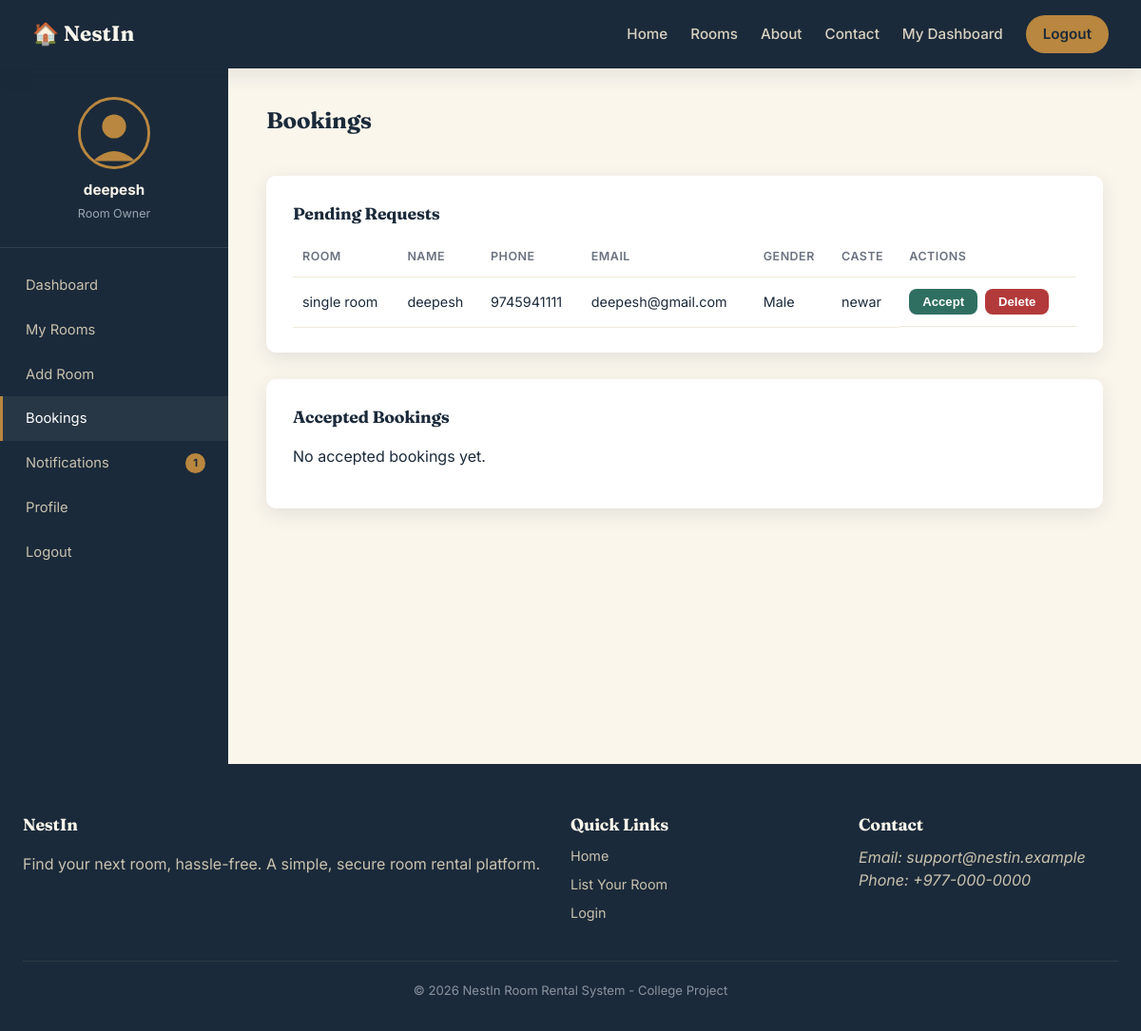
The app's page /owner/bookings (signed in) with its own data.
### models/user.py (models this page shows, shortened)
class User(UserMixin, db.Model):
    __tablename__ = "users"
    id = db.Column(db.Integer, primary_key=True)
    role = db.Column(db.String(20), nullable=False, default="owner")  # 'admin' or 'owner'
    full_name = db.Column(db.String(120), nullable=False)
    email = db.Column(db.String(150), unique=True, nullable=False)
    username = db.Column(db.String(80), unique=True, nullable=False)
    password_hash = db.Column(db.String(255), nullable=False)
    phone = db.Column(db.String(20))
    location = db.Column(db.String(150))
    house_number = db.Column(db.String(50))
    profile_pic = db.Column(db.String(255), default="default.svg")
    status = db.Column(db.String(20), default="approved")  # 'pending', 'approved', 'rejected'
    created_at = db.Column(db.DateTime, default=datetime.utcnow)
    rooms = db.relationship("Room", backref="owner", lazy=True, cascade="all, delete-orphan")
    @property
    def is_admin(self):
        return self.role == "admin"
    @property
    def is_owner(self):
        return self.role == "owner"

### models/booking.py (models this page shows, shortened)
class Booking(db.Model):
    __tablename__ = "bookings"
    id = db.Column(db.Integer, primary_key=True)
    room_id = db.Column(db.Integer, db.ForeignKey("rooms.id"), nullable=False)
    full_name = db.Column(db.String(120), nullable=False)
    phone = db.Column(db.String(20), nullable=False)
    email = db.Column(db.String(150), nullable=False)
    gender = db.Column(db.String(20))
    caste = db.Column(db.String(80))
    status = db.Column(db.String(20), default="pending")  # 'pending', 'accepted'
    created_at = db.Column(db.DateTime, default=datetime.utcnow)

### models/room.py (models this page shows, shortened)
class Room(db.Model):
    __tablename__ = "rooms"
    id = db.Column(db.Integer, primary_key=True)
    owner_id = db.Column(db.Integer, db.ForeignKey("users.id"), nullable=False)
    title = db.Column(db.String(150), nullable=False)
    description = db.Column(db.Text, nullable=False)
    price = db.Column(db.Float, nullable=False)
    location = db.Column(db.String(150), nullable=False)
    is_available = db.Column(db.Boolean, default=True)
    status = db.Column(db.String(20), default="pending")  # 'pending', 'approved', 'rejected'
    created_at = db.Column(db.DateTime, default=datetime.utcnow)
    images = db.relationship("RoomImage", backref="room", lazy=True, cascade="all, delete-orphan")
    bookings = db.relationship("Booking", backref="room", lazy=True, cascade="all, delete-orphan")

### routes/owner.py (the view)
@owner_bp.route("/bookings")
@login_required
@owner_required
def bookings():
    room_ids = [r.id for r in Room.query.filter_by(owner_id=current_user.id).all()]
    pending_bookings = (
        Booking.query.filter(Booking.room_id.in_(room_ids), Booking.status == "pending")
        .order_by(Booking.created_at.desc()).all() if room_ids else []
    )
    accepted_bookings = (
        Booking.query.filter(Booking.room_id.in_(room_ids), Booking.status == "accepted")
        .order_by(Booking.created_at.desc()).all() if room_ids else []
    )
    return render_template("owner/bookings.html", pending_bookings=pending_bookings, accepted_bookings=accepted_bookings)

### routes/owner.py (called while the page is built)
def owner_required(view_func):
    @wraps(view_func)
    def wrapped(*args, **kwargs):
        if not current_user.is_authenticated or not current_user.is_owner:
            flash("Room Owner access required.", "danger")
            return redirect(url_for("auth.login"))
        return view_func(*args, **kwargs)
    return wrapped

### routes/public.py (called while the page is built)
@public_bp.before_app_request
def track_visitor():
    if request.endpoint in ("public.home",):
        log_visit()

### templates/owner/bookings.html (shortened to what this page needs)
{% extends "owner/_layout.html" %}
{% set active_page = "bookings" %}
{% block dash_content %}
<div class="dash-header"><h2>Bookings</h2></div>
<div class="panel">
    <h3>Pending Requests</h3>
    {% if pending_bookings %}
    <table>
        <thead><tr><th>Room</th><th>Name</th><th>Phone</th><th>Email</th><th>Gender</th><th>Caste</th><th>Actions</th></tr></thead>
        <tbody>
        {% for booking in pending_bookings %}
            <tr>
                <td>{{ booking.room.title }}</td>
                <td>{{ booking.full_name }}</td>
                <td>{{ booking.phone }}</td>
                <td>{{ booking.email }}</td>
                <td>{{ booking.gender or "-" }}</td>
                <td>{{ booking.caste or "-" }}</td>
                <td class="table-actions">
                    <form method="post" action="{{ url_for('owner.accept_booking', booking_id=booking.id) }}">
                        <button type="submit" class="btn btn-sm btn-teal">Accept</button>
                    </form>
                    <form method="post" action="{{ url_for('owner.delete_booking', booking_id=booking.id) }}" onsubmit="return confirm('Delete this booking request?');">
                        <button type="submit" class="btn btn-sm btn-danger">Delete</button>
                    </form>
                </td>
            </tr>
        {% endfor %}
        </tbody>
    </table>
    {% else %}
    <p>No pending booking requests.</p>
    {% endif %}
</div>
<div class="panel">
    <h3>Accepted Bookings</h3>
    {% if accepted_bookings %}
    <table>
        <thead><tr><th>Room</th><th>Name</th><th>Phone</th><th>Email</th><th>Gender</th><th>Caste</th></tr></thead>
        <tbody>
        {% for booking in accepted_bookings %}
            <tr>
                <td>{{ booking.room.title }}</td>
                <td>{{ booking.full_name }}</td>
                <td>{{ booking.phone }}</td>
                <td>{{ booking.email }}</td>
                <td>{{ booking.gender or "-" }}</td>
                <td>{{ booking.caste or "-" }}</td>
            </tr>
        {% endfor %}
        </tbody>
    </table>
    {% else %}
    <p>No accepted bookings yet.</p>
    {% endif %}
</div>
{% endblock %}

### templates/owner/_layout.html
{% extends "base.html" %}
{% block content %}
<div class="dash-wrap">
    <aside class="dash-sidebar">
        <div class="dash-profile">
            <img src="{{ url_for('public.profile_pic', filename=current_user.profile_pic) }}" class="avatar-circle" alt="{{ current_user.full_name }}">
            <strong>{{ current_user.full_name }}</strong>
            <span>Room Owner</span>
        </div>
        <nav class="dash-nav">
            <a href="{{ url_for('owner.dashboard') }}" class="{{ 'active' if active_page == 'dashboard' }}">Dashboard</a>
            <a href="{{ url_for('owner.rooms') }}" class="{{ 'active' if active_page == 'rooms' }}">My Rooms</a>
            <a href="{{ url_for('owner.add_room') }}" class="{{ 'active' if active_page == 'add_room' }}">Add Room</a>
            <a href="{{ url_for('owner.bookings') }}" class="{{ 'active' if active_page == 'bookings' }}">Bookings</a>
            <a href="{{ url_for('owner.notifications') }}" class="{{ 'active' if active_page == 'notifications' }}">
                Notifications {% if unread_notifications %}<span class="badge">{{ unread_notifications }}</span>{% endif %}
            </a>
            <a href="{{ url_for('owner.profile') }}" class="{{ 'active' if active_page == 'profile' }}">Profile</a>
            <a href="{{ url_for('auth.logout') }}">Logout</a>
        </nav>
    </aside>
    <div class="dash-content">
        {% block dash_content %}{% endblock %}
    </div>
</div>
{% endblock %}

### static/css/style.css (style rules this page uses)
:root { --ink: #1B2A3A; --ink-soft: #2C3E52; --sand: #F3EBDA; --sand-light: #FAF6EC; --brass: #B9873F; --brass-dark: #96692C; --teal: #2F6F62; --danger: #B33A3A; --success: #2F6F62; --warning: #B9873F; --info: #3A6EA5; --white: #FFFFFF; --radius: 10px; --shadow: 0 6px 20px rgba(27, 42, 58, 0.10); --shadow-lg: 0 14px 40px rgba(27, 42, 58, 0.18); }
* { box-sizing: border-box; }
body { margin: 0; font-family: 'Inter', sans-serif; color: var(--ink); background: var(--sand-light); line-height: 1.55; }
h1, h2, h3, h4 { font-family: 'Fraunces', serif; color: var(--ink); margin: 0 0 0.5em 0; letter-spacing: -0.01em; }
a { color: inherit; text-decoration: none; }
img { max-width: 100%; display: block; }
.btn { display: inline-block; padding: 10px 20px; border-radius: 8px; font-weight: 600; font-size: 0.9rem; border: none; cursor: pointer; text-align: center; transition: opacity 0.15s ease; }
.btn-danger { background: var(--danger); color: var(--white); }
.btn-teal { background: var(--teal); color: var(--white); }
.btn-sm { padding: 6px 14px; font-size: 0.82rem; }
.dash-wrap { display: grid; grid-template-columns: 240px 1fr; min-height: calc(100vh - 68px); }
.dash-sidebar { background: var(--ink); color: var(--sand-light); padding: 30px 0; }
.dash-profile { text-align: center; padding: 0 20px 24px; border-bottom: 1px solid rgba(255,255,255,0.1); margin-bottom: 16px; }
.avatar-circle { width: 76px; height: 76px; border-radius: 50%; object-fit: cover; margin: 0 auto 10px; border: 3px solid var(--brass); }
.dash-profile strong { display: block; font-size: 0.95rem; }
.dash-profile span { font-size: 0.78rem; color: #9AA6B2; }
.dash-nav a { display: flex; align-items: center; justify-content: space-between; padding: 12px 24px; font-size: 0.92rem; color: #C9C2AF; border-left: 3px solid transparent; }
.dash-nav a:hover, .dash-nav a.active { background: rgba(255,255,255,0.06); color: var(--white); border-left-color: var(--brass); }
.badge { background: var(--brass); color: var(--ink); font-size: 0.7rem; font-weight: 700; padding: 2px 8px; border-radius: 999px; }
.dash-content { padding: 36px 40px; }
.dash-header { display: flex; justify-content: space-between; align-items: center; margin-bottom: 28px; }
.panel { background: var(--white); border-radius: var(--radius); box-shadow: var(--shadow); padding: 26px 28px; margin-bottom: 28px; }
.panel h3 { font-size: 1.1rem; }
table { width: 100%; border-collapse: collapse; margin-top: 10px; }
th, td { text-align: left; padding: 12px 10px; font-size: 0.9rem; border-bottom: 1px solid #EFE9DB; }
th { color: #6B7280; font-weight: 600; font-size: 0.78rem; text-transform: uppercase; letter-spacing: 0.04em; }
.table-actions { display: flex; gap: 8px; }

### records on screen
User: profile_pic (placeholder picture), full_name "deepesh"
Booking: room "single room", full_name "deepesh", phone "9745941111", email "deepesh@gmail.com", gender "Male", caste "newar"

### other values on screen
{{ unread_notifications }} "1"
